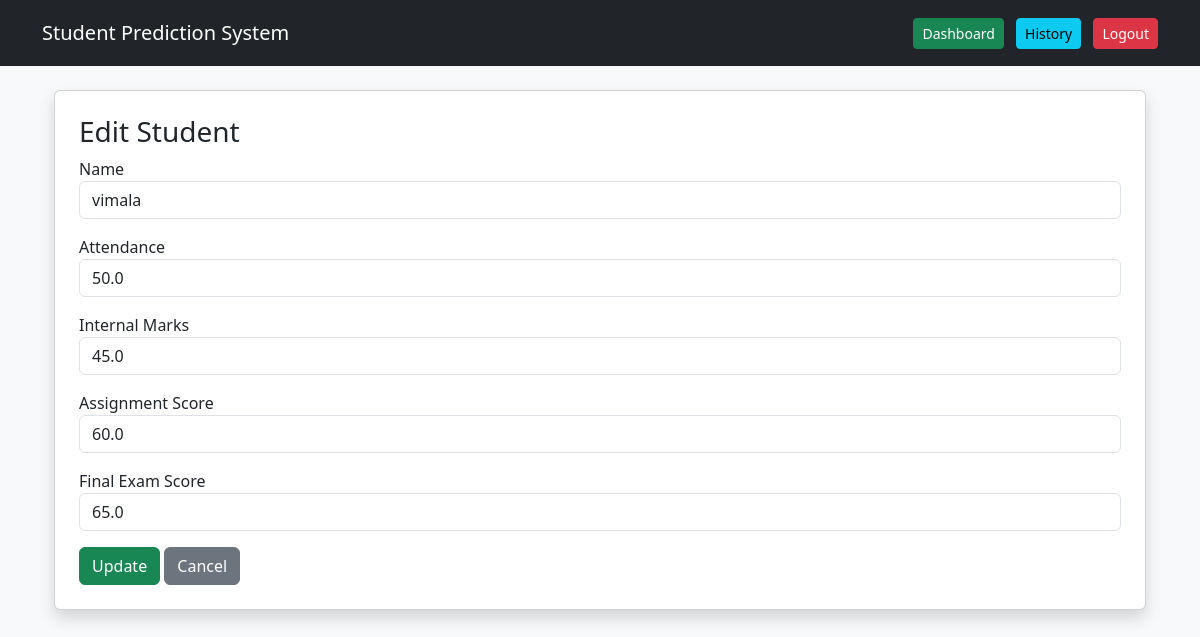
Page /edit/6/ (signed in) on the committed database.
### students/models.py (models this page shows, shortened)
class Student(models.Model):
    name = models.CharField(max_length=100)
    attendance = models.FloatField()
    internal_marks = models.FloatField()
    assignment_score = models.FloatField()
    final_exam_score = models.FloatField()
    prediction_result = models.CharField(max_length=100)   # NEW FIELD

### students/views.py (the view, shortened to what this page needs)
# urls.py: path('edit/<int:student_id>/', views.edit_student, name='edit_student'),
@login_required
def edit_student(request, student_id):
    student = Student.objects.get(id=student_id)
    return render(request, "edit_student.html", {
        "student": student
    })

### students/templates/edit_student.html (shortened to what this page needs)
{% extends "base.html" %}
{% block content %}
<div class="container">
    <div class="card shadow p-4">
        <h3>Edit Student</h3>
        <form method="POST">
            <div class="mb-3">
                <label>Name</label>
                <input type="text" name="name" value="{{ student.name }}" class="form-control">
            </div>
            <div class="mb-3">
                <label>Attendance</label>
                <input type="number" name="attendance" value="{{ student.attendance }}" class="form-control">
            </div>
            <div class="mb-3">
                <label>Internal Marks</label>
                <input type="number" name="internal" value="{{ student.internal_marks }}" class="form-control">
            </div>
            <div class="mb-3">
                <label>Assignment Score</label>
                <input type="number" name="assignment" value="{{ student.assignment_score }}" class="form-control">
            </div>
            <div class="mb-3">
                <label>Final Exam Score</label>
                <input type="number" name="final" value="{{ student.final_exam_score }}" class="form-control">
            </div>
            <button type="submit" class="btn btn-success">Update</button>
            <a href="{% url 'history' %}" class="btn btn-secondary">Cancel</a>
        </form>
    </div>
</div>
{% endblock %}

### rows in the picture
Student: name "vimala", attendance "50.0", internal "45.0", assignment "60.0", final "65.0"
